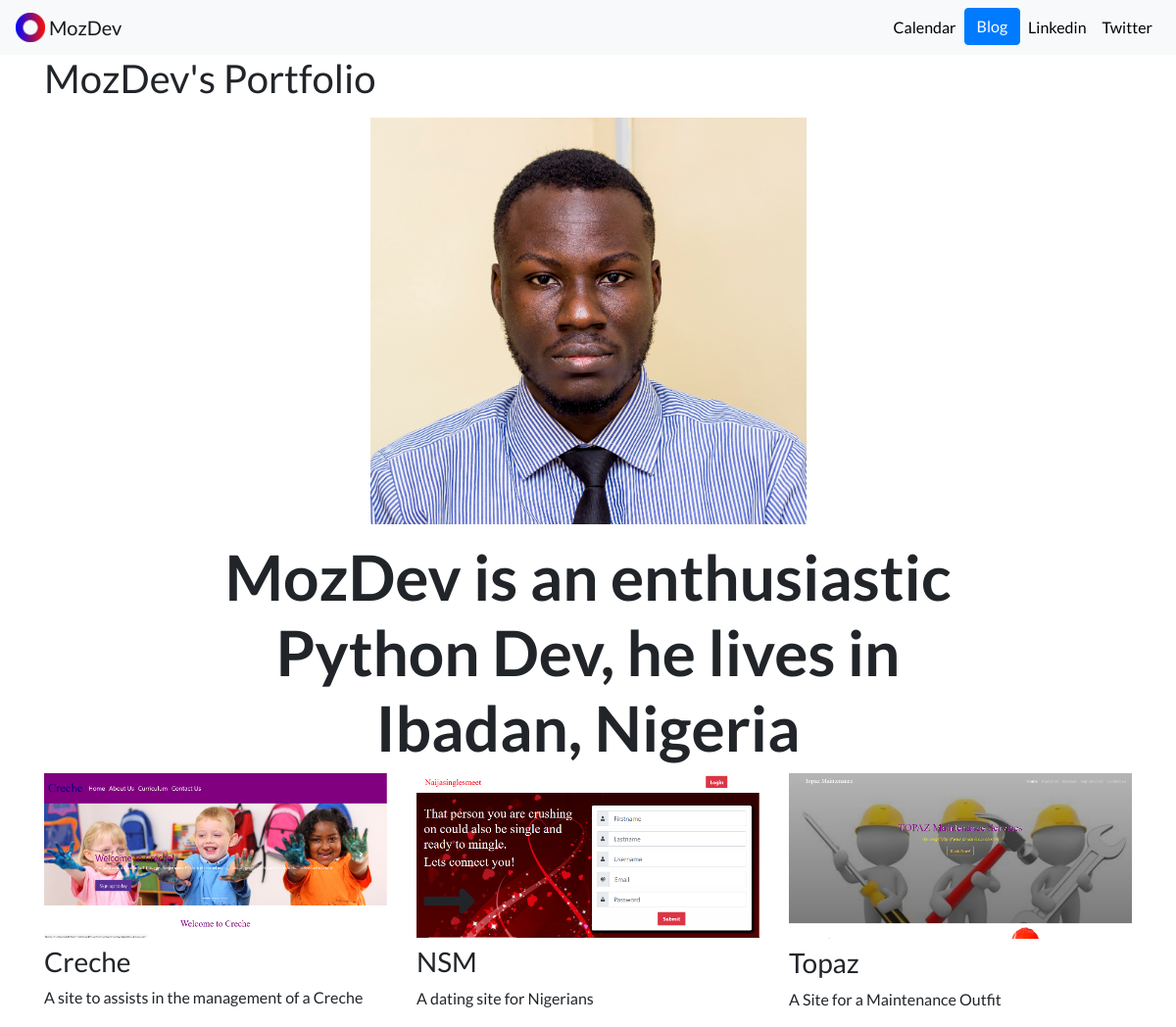
Before: / with the older database file.
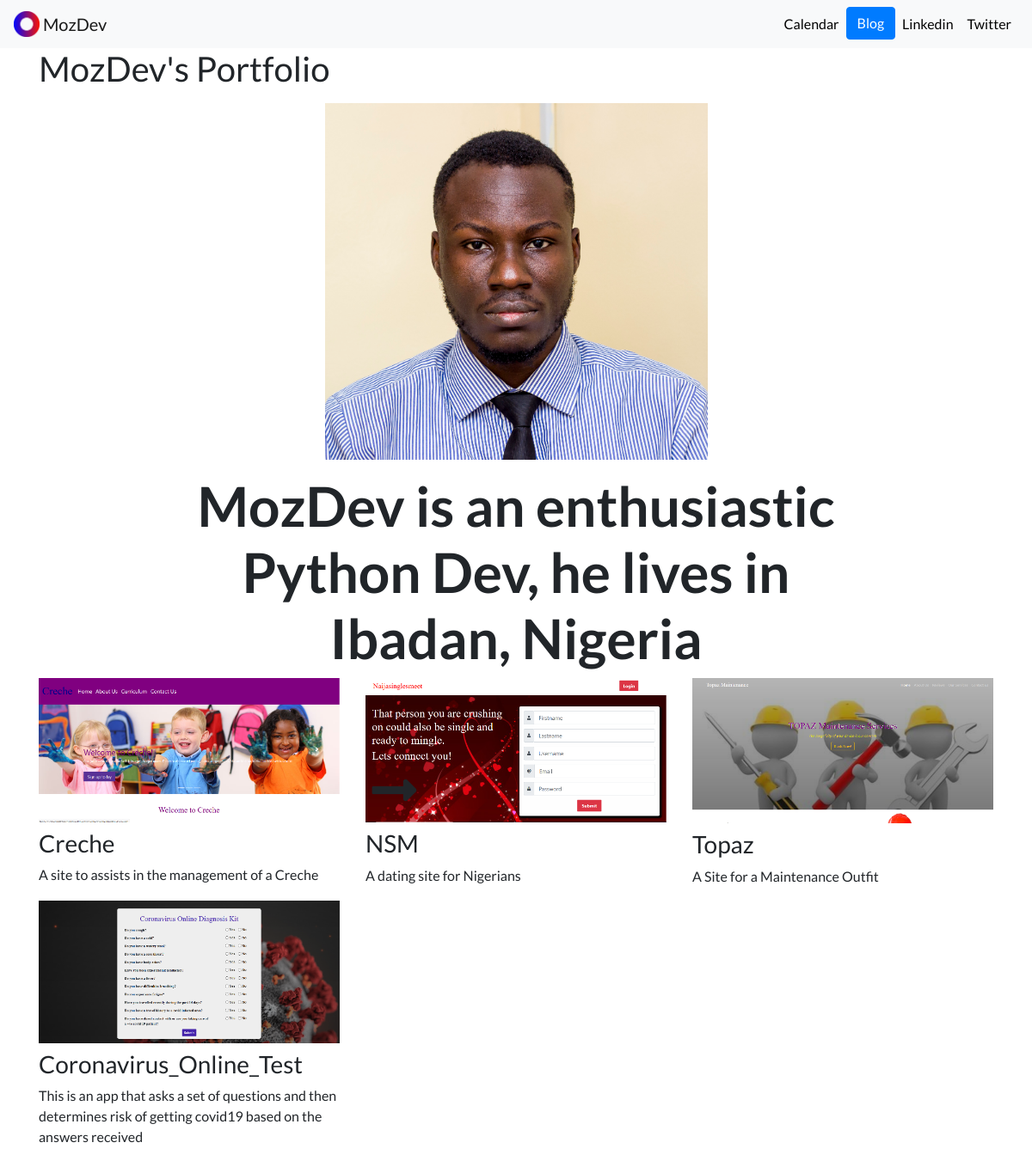
After: the same page with the newer database file.
### portfolio/models.py (models this page shows, shortened)
class Project(models.Model):
    title = models.CharField(max_length=100)
    description = models.CharField(max_length=250)
    image = models.ImageField(upload_to='portfolio/images/')
    url = models.URLField(blank=True)

### portfolio/views.py (the view)
# urls.py: 2. Add a URL to urlpatterns:  path('', views.home, name='home')
def home(request):
    projects = Project.objects.all()
    return render(request, 'portfolio/home.html', {'projects': projects})

### portfolio/templates/portfolio/home.html (shortened to what this page needs)
{% extends 'portfolio/base.html' %}
{% load static %}
{% block content %}
<h1>MozDev's Portfolio</h1>
<div class="row justify-content-center my-3">
    <div class="col-5">
        <img src="{% static 'portfolio/Moz_1.jpg' %}" class="img-fluid" >
    </div>
</div>
<div class="row justify-content-center">
    <div class="col-md-9 text-center">
        <h1 id="hometext" class="font-weight-bold">MozDev is an enthusiastic Python Dev, he lives in Ibadan, Nigeria</h1>
    </div>
</div>
<div class="row">
{% for project in projects %}
    <div class="col-lg-4 col-md-6">
    {% if project.url %}
    <a href="{{ project.url }}">Link
        <img src="{{ project.image.url }}" class="img-fluid mb-2">
    </a>
    {% else %}
    <img src="{{ project.image.url }}" height="300" width="400" class="img-fluid mb-2">
    {% endif %}
    <h3>{{ project.title }}</h3>
    <p>{{ project.description }}</p>
    </div>
{% endfor %}
</div>
{% endblock %}

### portfolio/templates/portfolio/base.html (shortened to what this page needs)
{% load static %}
<!doctype html>
<html lang="en">
  <head>
    <link rel="stylesheet" href="https://stackpath.bootstrapcdn.com/bootstrap/4.5.2/css/bootstrap.min.css">
    <link rel="stylesheet" href="{% static 'portfolio/custom.css' %}">
  </head>
  <body>
    <nav class="navbar navbar-expand-lg navbar-light bg-light">
        <a class="navbar-brand" href="{% url 'home' %}">
            <img src="{% static 'portfolio/Logo.png' %}" width="30" height="30" class="d-inline-block align-top" alt="Moz's Logo">
            <span>MozDev</span>
        </a>
        <div class="collapse navbar-collapse" id="navbarSupportedContent">
          <ul class="navbar-nav ml-auto">
            <li class="nav-item active">
              <a class="nav-link" href="{% static '/portfolio/calendar.pdf' %}">Calendar <span class="sr-only">(current)</span></a>
            </li>
            <li class="nav-item active">
                <a role="button" class="btn btn-primary" href="{% url 'blog:all_blogs' %}">Blog <span class="sr-only">(current)</span></a>
              </li>
            <li class="nav-item">
              <a class="nav-link" href="https://www.linkedin.com/in/mosadoluwa-agbonyin-799593148/" target="_blank">Linkedin</a>
            </li>
            <li class="nav-item">
                <a class="nav-link" href="https://twitter.com/mosadiooluwa" target="_blank">Twitter</a>
              </li>
          </ul>
        </div>
      </nav>
      <div class="container">
        {% block content %} {% endblock %}
    </div>
  </body>
</html>

### portfolio/static/portfolio/custom.css (style rules this page uses)
.navbar-nav .nav-link { color: rgba(0,0,0,1) !important; }
body { font-family: 'Lato', sans-serif; }
@media (min-width: 992px) { #hometext { font-size: 4rem; } }

Changed rows visible on the page:
added Project: image (picture), title "Coronavirus_Online_Test", description "This is an app that asks a set of questions and then determines risk of getting covid19 based on the answers received"
